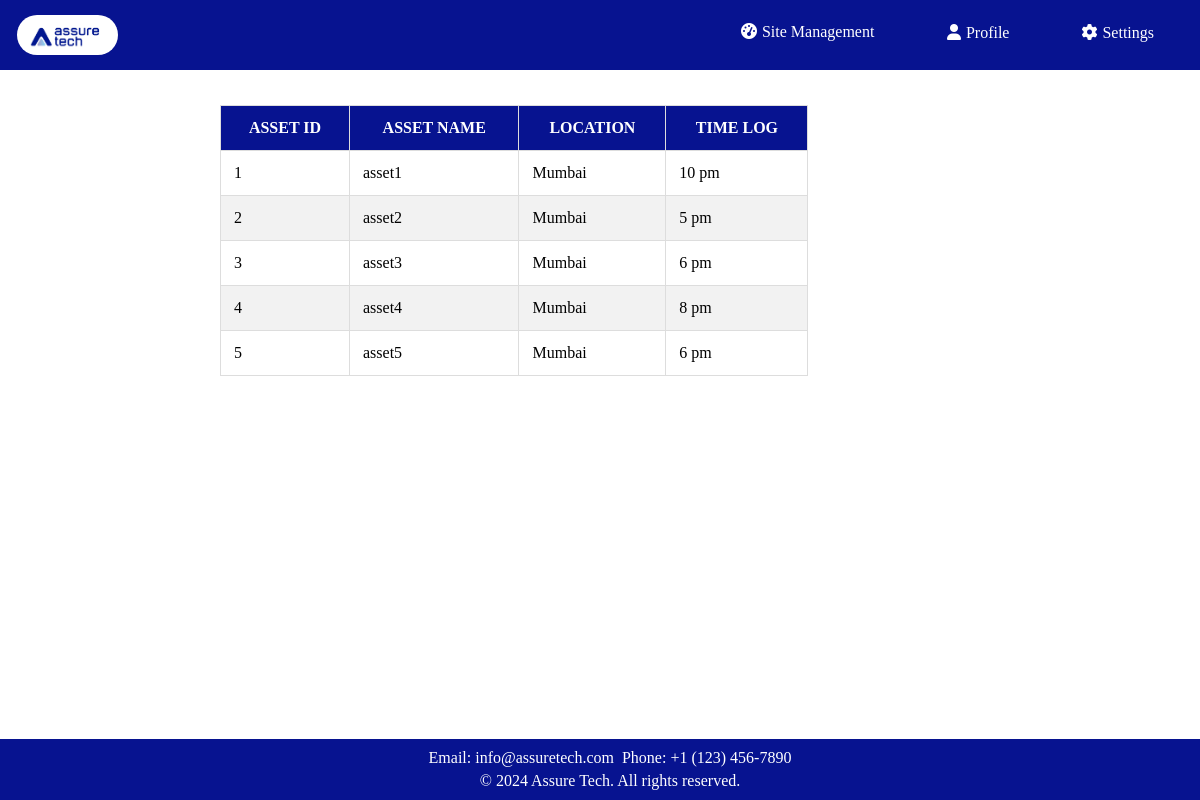
Screenshot of /exit/ with the database file from the repository.
### app1/models.py (models this page shows, shortened)
class Exit(models.Model):
    asset_id = models.IntegerField(unique=True)
    asset_name = models.CharField(max_length=255)
    location = models.CharField(max_length=100)
    time_log = models.CharField(max_length=10)

### app1/views.py (the view)
# urls.py: path('exit/',views.exit,name='exit'),
def exit(request):
    assets = Exit.objects.all()
    return render(request, 'app1/exit_status.html', {'assets': assets})

### app1/templates/app1/exit_status.html (shortened to what this page needs)
<!DOCTYPE html>
<html lang="en">
<head>
    {% load static %}
    <link rel="stylesheet" href="https://cdnjs.cloudflare.com/ajax/libs/font-awesome/6.0.0/css/all.min.css">
</head>
<body>
    <div class="nav">
        <a class="logo" href="#"><img src="{% static 'app1/images/logo.jpg' %}" alt="Logo"></a>
        <a class="dash" href="{% url 'sites' %}"><i class="fas fa-tachometer-alt"></i>Site Management</a>
        <div class="dropdown">
            <a href="#" class="dropbtn"><i class="fas fa-user"></i>Profile</a>
        </div>
        <div class="dropdown">
            <a href="#" class="dropbtn"><i class="fas fa-cog"></i>Settings</a>
        </div>
    </div>
    <div class="main-container">
        <div class="main-content">
            <table>
                <thead>
                    <tr>
                        <th>ASSET ID</th>
                        <th>ASSET NAME</th>
                        <th>LOCATION</th>
                        <th>TIME LOG</th>
                    </tr>
                </thead>
                <tbody>
                    {% for asset in assets %}
                    <tr>
                        <td>{{ asset.asset_id }}</td>
                        <td>{{ asset.asset_name }}</td>
                        <td>{{ asset.location }}</td>
                        <td>{{ asset.time_log }}</td>
                    </tr>
                    {% endfor %}
                </tbody>
            </table>
        </div>
        </div>
        <footer>
            <p>Email: info@assuretech.com</p>
            <p>Phone: +1 (123) 456-7890</p>
            <div class="footer-bottom">
                <p>&copy; 2024 Assure Tech. All rights reserved.</p>
            </div>
        </footer>
</body>
</html>

### app1/templates/app1/exit_status.html (style rules this page uses)
body { font-family: verdana; width: 100%; margin: 0; }
header, footer { position: fixed; width: 100%; background-color: #071390; color: white; text-align: center; z-index: 1000; }
.nav { overflow: hidden; width: 100%; padding: 10px; text-align: center; background-color: #071390; z-index: 100; display: flex; justify-content: space-between; }
.nav a { padding: 5px; color: white; text-decoration: none; display: inline-block; margin: 0 2px; flex: 1; }
.nav a, .nav .logo { padding: 5px; color: white; text-decoration: none; display: inline-block; margin: 0 2px; flex: 1; }
.nav .dash { margin-top: 8px; margin-left: 430px; }
.nav .logo img { max-height: 40px; margin-right: 10px; float: left; border-radius: 20px; }
.nav .dropdown .dropbtn { font-size: 16px; border: none; outline: none; color: white; padding: 14px 16px; background-color: inherit; font-family: inherit; margin-top: 0px; margin-left: 0px; margin-right: 25px; }
.nav a i { margin-right: 5px; }
.main-container { display: flex; }
.main-content { margin-left: 200px; padding: 20px; }
table { width: 130%; border-collapse: collapse; margin-top: 15px; }
th, td { border: 1px solid #ddd; padding: 13px; text-align: left; }
th { background-color: #071390; color: white; text-align: center; }
tr:nth-child(even) { background-color: #f2f2f2; }
.nav .dropdown { margin-right: 15px; }
footer { position: fixed; bottom: 0; width: 100%; background-color: #071390; color: white; text-align: center; padding: 10px; z-index: 1000; }
footer h4, footer p { white-space: nowrap; margin: 0; padding: 2px; display: inline; }
.footer-bottom { white-space: nowrap; padding-top: 5px; }
.footer-bottom p { margin: 0; }

### rows the page displays
Exit: asset_id "1", asset_name "asset1", location "Mumbai", time_log "10 pm"
Exit: asset_id "2", asset_name "asset2", location "Mumbai", time_log "5 pm"
Exit: asset_id "3", asset_name "asset3", location "Mumbai", time_log "6 pm"
Exit: asset_id "4", asset_name "asset4", location "Mumbai", time_log "8 pm"
Exit: asset_id "5", asset_name "asset5", location "Mumbai", time_log "6 pm"
